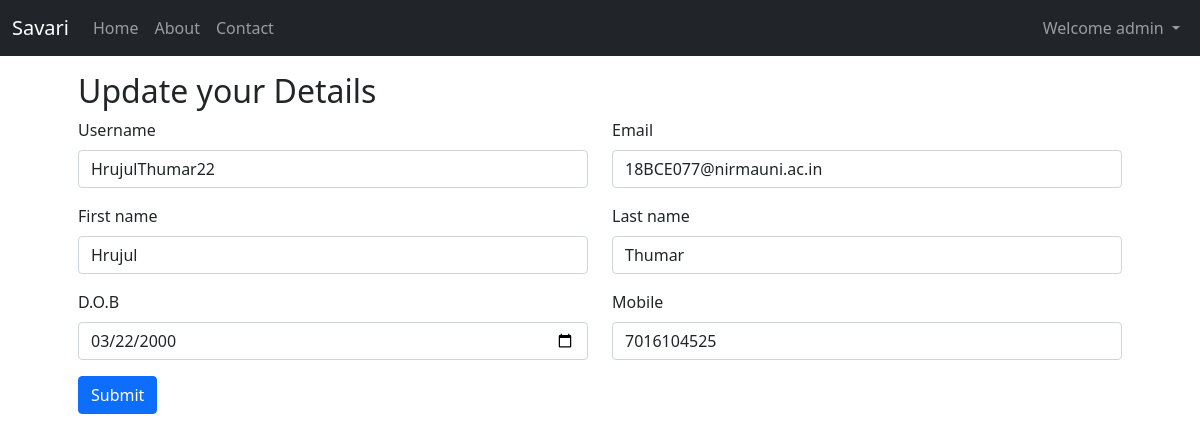
The page /user/update/2/ (signed in) on the database its author committed.
### userAccount/models.py (models this page shows, shortened)
class User(AbstractBaseUser,PermissionsMixin):
    email=models.EmailField(max_length=254,unique=True)
    username=models.CharField(max_length=50,unique=True)
    first_name=models.CharField(max_length=50)
    last_name=models.CharField(max_length=50)
    dob=models.DateField()
    phone_regex = RegexValidator(regex=r'^[0-9]{10}$', message="Phone number must be entered in the format: '999999999'. 10 digits allowed.")
    mobile = models.CharField(validators=[phone_regex], max_length=17, blank=True)
    date_joined=models.DateTimeField(auto_now_add=True)
    last_login=models.DateTimeField(auto_now=True)
    is_admin=models.BooleanField(default=False)
    is_active=models.BooleanField(default=True)
    is_staff=models.BooleanField(default=False)
    is_superuser=models.BooleanField(default=False)
    USERNAME_FIELD='username'
    REQUIRED_FIELDS=['email','first_name','last_name','dob','mobile']
    objects=UserManager()
    def __str__(self):
        return self.username

### userAccount/views.py (the view, shortened to what this page needs)
# urls.py: path('update/<str:pk>/',views.updateUser,name="update_user"),
@login_required
def updateUser(request,pk):
    user=User.objects.get(id=pk)
    form=UpdateForm(instance=user)
    print(form)
    context={'form':form}
    return render(request,'userAccount/update.html',context)

### userAccount/forms.py
class UpdateForm(ModelForm):
    def __init__(self, *args, **kwargs):
        super(UpdateForm, self).__init__(*args, **kwargs)
        for visible in self.visible_fields():
            visible.field.widget.attrs['class'] = 'form-control'
    class Meta:
        model=User
        labels={'dob':('D.O.B')}
        fields = ["username", "dob", "email", "first_name", "last_name","mobile"]
        widgets={'dob':widgets.DateInput(attrs={'type':'date'})}

### templates/userAccount/update.html (shortened to what this page needs)
{% extends 'base.html' %}
{% block body %}
    <div class="container my-3 px-5">
        <h2>Update your Details</h2>
        <form method="POST" action="{% url 'update_user' 2 %}">
            <div class="row">
                <div class="col-md-6">
                    <div class="mb-3">
                        <label for="exampleInputEmail1" class="form-label">{{form.username.label}}</label>
                        {{form.username}}
                    </div>
                </div>
                <div class="col-md-6">
                    <div class="mb-3">
                        <label for="exampleInputEmail1" class="form-label">{{form.email.label}}</label>
                        {{form.email}}
                    </div>
                </div>
                <div class="col-md-6">
                    <div class="mb-3">
                        <label for="exampleInputEmail1" class="form-label">{{form.first_name.label}}</label>
                        {{form.first_name}}
                    </div>
                </div>
                <div class="col-md-6">
                    <div class="mb-3">
                        <label for="exampleInputEmail1" class="form-label">{{form.last_name.label}}</label>
                        {{form.last_name}}
                    </div>
                </div>
                <div class="col-md-6">
                    <div class="mb-3">
                        <label for="exampleInputEmail1" class="form-label">{{form.dob.label}}</label>
                        {{form.dob}}
                    </div>
                </div>
                <div class="col-md-6">
                    <div class="mb-3">
                        <label for="exampleInputEmail1" class="form-label">{{form.mobile.label}}</label>
                        {{form.mobile}}
                    </div>
                </div>
            </div>
            <button type="submit" class="btn btn-primary">Submit</button>
        </form>
    </div>
{% endblock body %}

### templates/base.html (shortened to what this page needs)
<!doctype html>
<html lang="en">
  <head>
    <link href="https://cdn.jsdelivr.net/npm/bootstrap@5.1.1/dist/css/bootstrap.min.css" rel="stylesheet">
  </head>
  <body>
    <nav class="navbar navbar-expand-lg navbar-dark bg-dark">
        <div class="container-fluid">
          <a class="navbar-brand" href="/">Savari</a>
          <div class="collapse navbar-collapse" id="navbarSupportedContent">
            <ul class="navbar-nav me-auto mb-2 mb-lg-0">
              <li class="nav-item">
                <a class="nav-link {% block activeHome %}{% endblock activeHome %}" href="/">Home</a>
              </li>
              <li class="nav-item">
                <a class="nav-link {% block activeAbout %}{% endblock activeAbout %}" href="/about">About</a>
              </li>
              <li class="nav-item">
                <a class="nav-link {% block activeContact %}{% endblock activeContact %}" href="/contact">Contact</a>
              </li>
            </ul>
            {% if user.is_authenticated %}
            <ul class="navbar-nav ml-auto">
            <li class="nav-item dropdown">
              <a class="nav-link dropdown-toggle" href="#" id="navbarDropdown" role="button" data-bs-toggle="dropdown" aria-expanded="false">
                Welcome {{ request.user }}
              </a>
            </li>
            </ul>
            {% endif %}
          </div>
        </div>
      </nav>
      {% block body %}{% endblock body %}
  </body>
</html>

### rows shown on the page
User: user "admin"
User: username "HrujulThumar22", email "18BCE077@nirmauni.ac.in", first_name "Hrujul", last_name "Thumar", dob "03/22/2000", mobile "7016104525"
